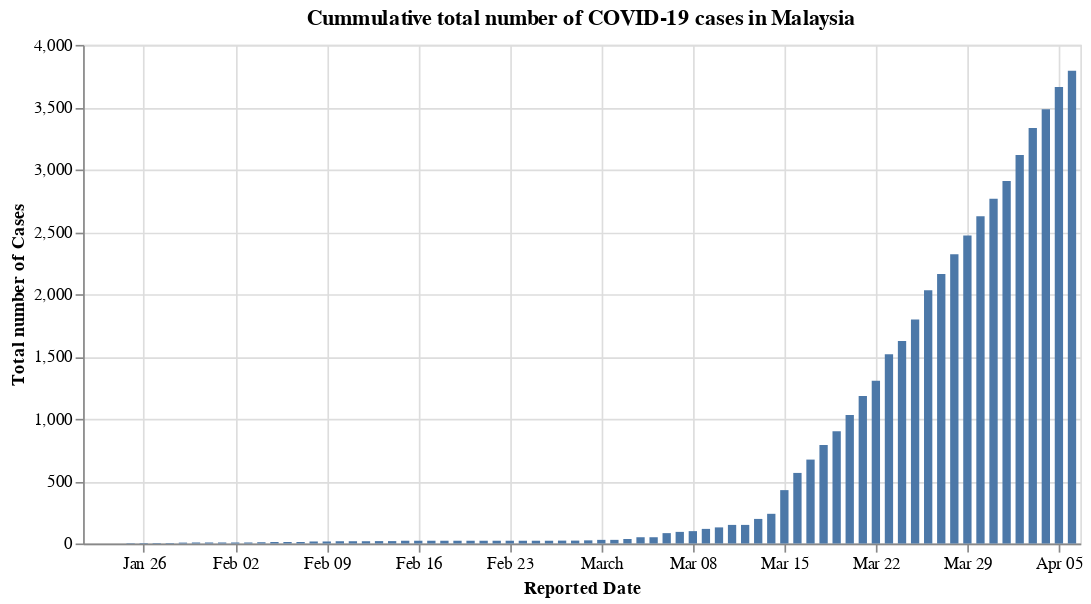

Write notebook code for a chart like this one.
### Code cell
#hide_input
alt.Chart(df_confirmed_my).mark_bar().encode(
    x='Reported Date:T',
    y='Total number of Cases:Q'
).properties(
    width=600,
    title='Cummulative total number of COVID-19 cases in Malaysia'
)

### Figure 1 — Vega-Lite specification as saved in the notebook (floating-point values rounded to 4 significant figures)
{"config": {"view": {"continuousWidth": 400, "continuousHeight": 300}}, "data": {"name": "data-b7a29fed038b87ee3696ae4a3df57a74"}, "mark": "bar", "encoding": {"x": {"type": "temporal", "field": "Reported Date"}, "y": {"type": "quantitative", "field": "Total number of Cases"}}, "title": "Cummulative total number of COVID-19 cases in Malaysia", "width": 600, "$schema": "https://vega.github.io/schema/vega-lite/v4.8.1.json", "datasets": {"data-b7a29fed038b87ee3696ae4a3df57a74": [{"Country": "Malaysia", "Reported Date": "2020-01-22T00:00:00", "Total number of Cases": 0}, {"Country": "Malaysia", "Reported Date": "2020-01-23T00:00:00", "Total number of Cases": 0}, {"Country": "Malaysia", "Reported Date": "2020-01-24T00:00:00", "Total number of Cases": 0}, {"Country": "Malaysia", "Reported Date": "2020-01-25T00:00:00", "Total number of Cases": 3}, {"Country": "Malaysia", "Reported Date": "2020-01-26T00:00:00", "Total number of Cases": 4}, {"Country": "Malaysia", "Reported Date": "2020-01-27T00:00:00", "Total number of Cases": 4}, {"Country": "Malaysia", "Reported Date": "2020-01-28T00:00:00", "Total number of Cases": 4}, {"Country": "Malaysia", "Reported Date": "2020-01-29T00:00:00", "Total number of Cases": 7}, {"Country": "Malaysia", "Reported Date": "2020-01-30T00:00:00", "Total number of Cases": 8}, {"Country": "Malaysia", "Reported Date": "2020-01-31T00:00:00", "Total number of Cases": 8}, {"Country": "Malaysia", "Reported Date": "2020-02-01T00:00:00", "Total number of Cases": 8}, {"Country": "Malaysia", "Reported Date": "2020-02-02T00:00:00", "Total number of Cases": 8}, {"Country": "Malaysia", "Reported Date": "2020-02-03T00:00:00", "Total number of Cases": 8}, {"Country": "Malaysia", "Reported Date": "2020-02-04T00:00:00", "Total number of Cases": 10}, {"Country": "Malaysia", "Reported Date": "2020-02-05T00:00:00", "Total number of Cases": 12}, {"Country": "Malaysia", "Reported Date": "2020-02-06T00:00:00", "Total number of Cases": 12}, {"Country": "Malaysia", "Reported Date": "2020-02-07T00:00:00", "Total number of Cases": 12}, {"Country": "Malaysia", "Reported Date": "2020-02-08T00:00:00", "Total number of Cases": 16}, {"Country": "Malaysia", "Reported Date": "2020-02-09T00:00:00", "Total number of Cases": 16}, {"Country": "Malaysia", "Reported Date": "2020-02-10T00:00:00", "Total number of Cases": 18}, {"Country": "Malaysia", "Reported Date": "2020-02-11T00:00:00", "Total number of Cases": 18}, {"Country": "Malaysia", "Reported Date": "2020-02-12T00:00:00", "Total number of Cases": 18}, {"Country": "Malaysia", "Reported Date": "2020-02-13T00:00:00", "Total number of Cases": 19}, {"Country": "Malaysia", "Reported Date": "2020-02-14T00:00:00", "Total number of Cases": 19}, {"Country": "Malaysia", "Reported Date": "2020-02-15T00:00:00", "Total number of Cases": 22}, {"Country": "Malaysia", "Reported Date": "2020-02-16T00:00:00", "Total number of Cases": 22}, {"Country": "Malaysia", "Reported Date": "2020-02-17T00:00:00", "Total number of Cases": 22}, {"Country": "Malaysia", "Reported Date": "2020-02-18T00:00:00", "Total number of Cases": 22}, {"Country": "Malaysia", "Reported Date": "2020-02-19T00:00:00", "Total number of Cases": 22}, {"Country": "Malaysia", "Reported Date": "2020-02-20T00:00:00", "Total number of Cases": 22}, {"Country": "Malaysia", "Reported Date": "2020-02-21T00:00:00", "Total number of Cases": 22}, {"Country": "Malaysia", "Reported Date": "2020-02-22T00:00:00", "Total number of Cases": 22}, {"Country": "Malaysia", "Reported Date": "2020-02-23T00:00:00", "Total number of Cases": 22}, {"Country": "Malaysia", "Reported Date": "2020-02-24T00:00:00", "Total number of Cases": 22}, {"Country": "Malaysia", "Reported Date": "2020-02-25T00:00:00", "Total number of Cases": 22}, {"Country": "Malaysia", "Reported Date": "2020-02-26T00:00:00", "Total number of Cases": 22}, {"Country": "Malaysia", "Reported Date": "2020-02-27T00:00:00", "Total number of Cases": 23}, {"Country": "Malaysia", "Reported Date": "2020-02-28T00:00:00", "Total number of Cases": 23}, {"Country": "Malaysia", "Reported Date": "2020-02-29T00:00:00", "Total number of Cases": 25}, {"Country": "Malaysia", "Reported Date": "2020-03-01T00:00:00", "Total number of Cases": 29}, {"Country": "Malaysia", "Reported Date": "2020-03-02T00:00:00", "Total number of Cases": 29}, {"Country": "Malaysia", "Reported Date": "2020-03-03T00:00:00", "Total number of Cases": 36}, {"Country": "Malaysia", "Reported Date": "2020-03-04T00:00:00", "Total number of Cases": 50}, {"Country": "Malaysia", "Reported Date": "2020-03-05T00:00:00", "Total number of Cases": 50}, {"Country": "Malaysia", "Reported Date": "2020-03-06T00:00:00", "Total number of Cases": 83}, {"Country": "Malaysia", "Reported Date": "2020-03-07T00:00:00", "Total number of Cases": 93}, {"Country": "Malaysia", "Reported Date": "2020-03-08T00:00:00", "Total number of Cases": 99}, {"Country": "Malaysia", "Reported Date": "2020-03-09T00:00:00", "Total number of Cases": 117}, {"Country": "Malaysia", "Reported Date": "2020-03-10T00:00:00", "Total number of Cases": 129}, {"Country": "Malaysia", "Reported Date": "2020-03-11T00:00:00", "Total number of Cases": 149}, {"Country": "Malaysia", "Reported Date": "2020-03-12T00:00:00", "Total number of Cases": 149}, {"Country": "Malaysia", "Reported Date": "2020-03-13T00:00:00", "Total number of Cases": 197}, {"Country": "Malaysia", "Reported Date": "2020-03-14T00:00:00", "Total number of Cases": 238}, {"Country": "Malaysia", "Reported Date": "2020-03-15T00:00:00", "Total number of Cases": 428}, {"Country": "Malaysia", "Reported Date": "2020-03-16T00:00:00", "Total number of Cases": 566}, {"Country": "Malaysia", "Reported Date": "2020-03-17T00:00:00", "Total number of Cases": 673}, {"Country": "Malaysia", "Reported Date": "2020-03-18T00:00:00", "Total number of Cases": 790}, {"Country": "Malaysia", "Reported Date": "2020-03-19T00:00:00", "Total number of Cases": 900}, {"Country": "Malaysia", "Reported Date": "2020-03-20T00:00:00", "Total number of Cases": 1030}, {"Country": "Malaysia", "Reported Date": "2020-03-21T00:00:00", "Total number of Cases": 1183}, {"Country": "Malaysia", "Reported Date": "2020-03-22T00:00:00", "Total number of Cases": 1306}, {"Country": "Malaysia", "Reported Date": "2020-03-23T00:00:00", "Total number of Cases": 1518}, {"Country": "Malaysia", "Reported Date": "2020-03-24T00:00:00", "Total number of Cases": 1624}, {"Country": "Malaysia", "Reported Date": "2020-03-25T00:00:00", "Total number of Cases": 1796}, {"Country": "Malaysia", "Reported Date": "2020-03-26T00:00:00", "Total number of Cases": 2031}, {"Country": "Malaysia", "Reported Date": "2020-03-27T00:00:00", "Total number of Cases": 2161}, {"Country": "Malaysia", "Reported Date": "2020-03-28T00:00:00", "Total number of Cases": 2320}, {"Country": "Malaysia", "Reported Date": "2020-03-29T00:00:00", "Total number of Cases": 2470}, {"Country": "Malaysia", "Reported Date": "2020-03-30T00:00:00", "Total number of Cases": 2626}, {"Country": "Malaysia", "Reported Date": "2020-03-31T00:00:00", "Total number of Cases": 2766}, {"Country": "Malaysia", "Reported Date": "2020-04-01T00:00:00", "Total number of Cases": 2908}, {"Country": "Malaysia", "Reported Date": "2020-04-02T00:00:00", "Total number of Cases": 3116}, {"Country": "Malaysia", "Reported Date": "2020-04-03T00:00:00", "Total number of Cases": 3333}, {"Country": "Malaysia", "Reported Date": "2020-04-04T00:00:00", "Total number of Cases": 3483}, {"Country": "Malaysia", "Reported Date": "2020-04-05T00:00:00", "Total number of Cases": 3662}, {"Country": "Malaysia", "Reported Date": "2020-04-06T00:00:00", "Total number of Cases": 3793}]}}
